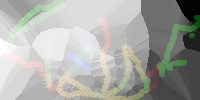
#> input picture images/GP_Walpenreuth_exif.png, 200 x 100 px
$ jupyter execute pyIMAGE_03_geophys_Walpenreuth2.ipynb
#> lines starting #> are read from the running program, lines starting #| are printed output that depends on the picture
<table>
<tr><td></td>
<td bgcolor="#FFFFFF">
    <p style="font-size: xx-large; font-weight: 900; line-height: 100%">pyIMAGE</p>
    <p style="font-size: large; color: rgba(0,0,0,0.5);"><b style=color:red;>Image</b> analysis</p>
    <p style="font-size: large; color: rgba(0,0,0,0.5);">Georg Kaufmann</p>
    </td>
<td></td>
</tr>
</table>

----
# Image processing: Geophysical data -2-

In this notebook, we recover several geophysical data setsfrom the different channels of an image.

[cell 1]
import matplotlib.pyplot as plt
import matplotlib.image as mpimg
import numpy as np
import scipy.interpolate
from scipy.ndimage import gaussian_filter
import PIL

----
## Reading image
We first read the image with `Image.read()` from the `PIL` library.

Then, the image object is converted to a 3D numpy array, using the `asarray()` function from `numpy`.

[cell 2]
#image file name
infile='images/GP_Walpenreuth_exif.png'

# load image with PIL library, convert to numpy array
image = PIL.Image.open(infile)
#> image is the input picture: PIL image 200x100 RGBA; mean R, G, B, A 13, 14.5, 2.6, 89.4
image_arr = np.asarray(image)
print (type(image_arr),image_arr.dtype,image_arr.ndim,image_arr.shape)
#| <class 'numpy.ndarray'> uint8 3 (100, 200, 4)

# show image
fig,axs = plt.subplots(1,1,figsize=(10,5))
axs.set_title('Original ('+str(image_arr.shape[0])+'x'+str(image_arr.shape[1])+')')
axs.imshow(image_arr)

We extract the different channels (red, green, blue, alpha) to separate 2D arrays, and plot them.

[cell 3]
# show red, green, blue channels separately
image_r = image_arr[:,:,0]
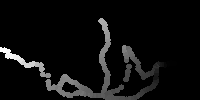
#> image_r: shape (100, 200); min 0, max 255, mean 13
image_g = image_arr[:,:,1]
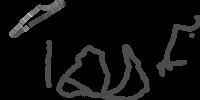
#> image_g: shape (100, 200); min 0, max 254, mean 14.5
image_b = image_arr[:,:,2]
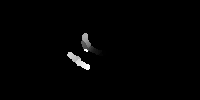
#> image_b: shape (100, 200); min 0, max 255, mean 2.6
image_a = image_arr[:,:,3]
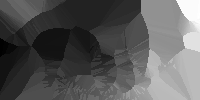
#> image_a: shape (100, 200); min 1, max 255, mean 89.4
print('r min/max: ',image_r.min(),image_r.max())
#| r min/max:  0 255
print('g min/max: ',image_g.min(),image_g.max())
#| g min/max:  0 254
print('b min/max: ',image_b.min(),image_b.max())
#| b min/max:  0 255
print(image_r.shape)
#| (100, 200)

fig,axs = plt.subplots(1,4,figsize=(10,5))
axs[0].set_title('Gravity')
axs[1].set_title('Magnetics')
axs[2].set_title('SP')
axs[3].set_title('Topography')
axs[0].imshow(image_r,vmin=0,vmax=255)
axs[1].imshow(image_g,vmin=0,vmax=255)
axs[2].imshow(image_b,vmin=0,vmax=255)
axs[3].imshow(image_a,vmin=0,vmax=255)
plt.tight_layout()

----
## Scaling the data

We assign the scaling ranges for coordinates, topography, and the geophysical data sets
by extracting the `UserComment` tag from the exif data, and from the string,
extract the data ...

[cell 4]
exifdata = image.getexif()

# read exif metadata from UserComment block 37510
scaling = exifdata[37510].split(' ')
#> scaling = 28 items, first 6: 'eastmin:', '699759.63', 'eastmax:', '703156.97', 'northmin:', '5555334.25'
print(scaling)
#> (printed output is left out)

eastmin,eastmax   = float(scaling[1]),float(scaling[3])
#> eastmin = 699759.6; eastmax = 703157
northmin,northmax = float(scaling[5]),float(scaling[7])
#> northmin = 5555334.2; northmax = 5557059
dx,dy             = float(scaling[9]),float(scaling[11])
#> dx = 17; dy = 17
gravmin,gravmax   = float(scaling[13]),float(scaling[15])
#> gravmin = -0.36; gravmax = 10.58
magmin,magmax     = float(scaling[17]),float(scaling[19])
#> magmin = -2575.2; magmax = 6060.4
spmin,spmax       = float(scaling[21]),float(scaling[23])
#> spmin = -1; spmax = 54
topomin,topomax   = float(scaling[25]),float(scaling[27])
#> topomin = 615.1; topomax = 806

----
## Recover data

We recover the data sets in two steps:

- Create 2D array for easting, northing, topography, gravity, magnetics, and self-potential,
based on the dimensions for the image. **Note:** We sort the **northing** coorinates from bottom to top
to avoid the flipping again...

[cell 5]
east  = np.zeros([image_r.shape[0],image_r.shape[1]])
north = np.zeros([image_r.shape[0],image_r.shape[1]])
grav  = np.zeros([image_r.shape[0],image_r.shape[1]])
mag   = np.zeros([image_r.shape[0],image_r.shape[1]])
sp    = np.zeros([image_r.shape[0],image_r.shape[1]])
topo  = np.zeros([image_r.shape[0],image_r.shape[1]])

nnorth = image_r.shape[0]
#> nnorth = 100
neast  = image_r.shape[1]
#> neast = 200
for i in range(nnorth):
    for j in range(neast):
        north[i,j] = northmin + (northmax-northmin)*float(nnorth-i)/float(nnorth)
        east[i,j] = eastmin + (eastmax-eastmin)*float(j)/float(neast)
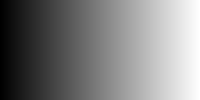
#> east: shape (100, 200) float64; min 699759.6, max 703140, mean 701449.8; drawn with min black and max white
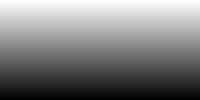
#> north: shape (100, 200) float64; min 5555351.5, max 5557059, mean 5556205.2; drawn with min black and max white

[cell 6]
print(east.min(),east.max())
#| 699759.63 703139.9833
print(north.min(),north.max())
#| 5555351.4974 5557058.99

- We then use the channel data scaled between [0,255] and rescale them to the data range,
and setting the value `0` to `np.nan`, as there we have no data.

[cell 7]
grav = np.where(image_r>0,gravmin + (gravmax-gravmin)*image_r/255,np.nan)
mag  = np.where(image_g>0,magmin + (magmax-magmin)*image_g/255,np.nan)
sp  = np.where(image_b>0,spmin + (spmax-spmin)*image_b/255,np.nan)
topo  = np.where(image_a>0,topomin + (topomax-topomin)*image_a/255,np.nan)

Finally plot the recovered data sets.

**Note:** We used the filter `gaussian_filter` from the `scipy.interpolate` package to smooth
the topography contours.

[cell 8]
scale=1000
sigma=5
fig,axs = plt.subplots(1,3,figsize=(10,5))
# gravity
axs[0].set_xlabel('Easting [km]')
axs[0].set_ylabel('Northing [km]')
axs[0].set_xlim([eastmin/1000,eastmax/1000])
axs[0].set_ylim([northmin/1000,northmax/1000])
cbar1=axs[0].contourf(east/scale,north/scale,grav,
                      levels=[-1,0,1,2,3,4,5,6,7,9,10],cmap='seismic')
cont1=axs[0].contour(east/scale,north/scale,gaussian_filter(topo,sigma),alpha=0.5,
                     levels=[x for x in np.arange(500,800,20)])
axs[0].clabel(cont1, cont1.levels, inline=True)
plt.colorbar(cbar1,location='bottom',shrink=0.8,label='Gravity [mGal]')

# magnetics
axs[1].set_xlabel('Easting [km]')
axs[1].set_xlim([eastmin/1000,eastmax/1000])
axs[1].set_ylim([northmin/1000,northmax/1000])
cbar2=axs[1].contourf(east/scale,north/scale,mag,
                      levels=[x for x in np.arange(-400,2000,200)],cmap='seismic')
cont1=axs[1].contour(east/scale,north/scale,gaussian_filter(topo,sigma),alpha=0.5,
                                                            levels=[x for x in np.arange(500,800,20)])
axs[1].clabel(cont1, cont1.levels, inline=True)
plt.colorbar(cbar2,location='bottom',shrink=0.8,label='Magnetics [nT]')

# self-potential
axs[2].set_xlabel('Easting [km]')
axs[2].set_xlim([eastmin/1000,eastmax/1000])
axs[2].set_ylim([northmin/1000,northmax/1000])
cbar3=axs[2].contourf(east/scale,north/scale,sp,cmap='seismic')
cont1=axs[2].contour(east/scale,north/scale,gaussian_filter(topo,sigma),alpha=0.5,
                                                            levels=[x for x in np.arange(500,800,20)])
axs[2].clabel(cont1, cont1.levels, inline=True)
plt.colorbar(cbar3,location='bottom',shrink=0.8,label='SP [mV]')
plt.tight_layout()
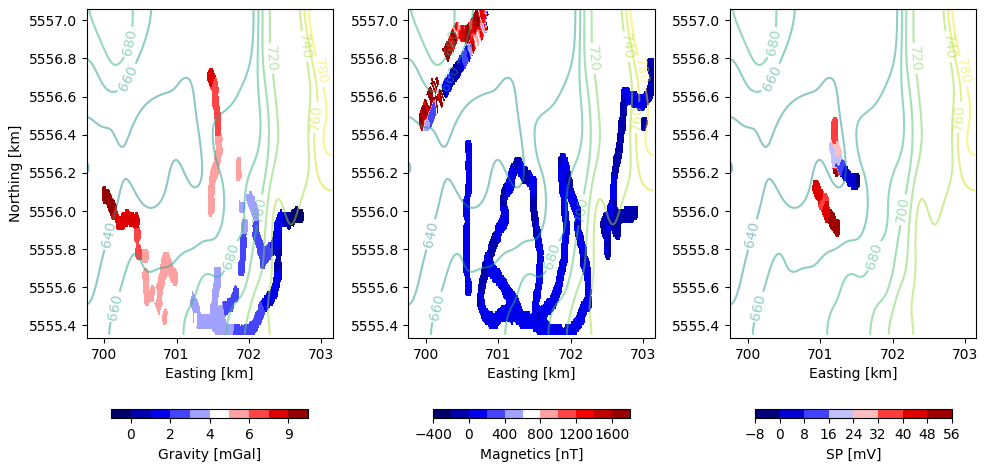
#> figure drawn by matplotlib, 6 panels

$ run again, with images/pyIMAGE.png copied over images/GP_Walpenreuth_exif.png
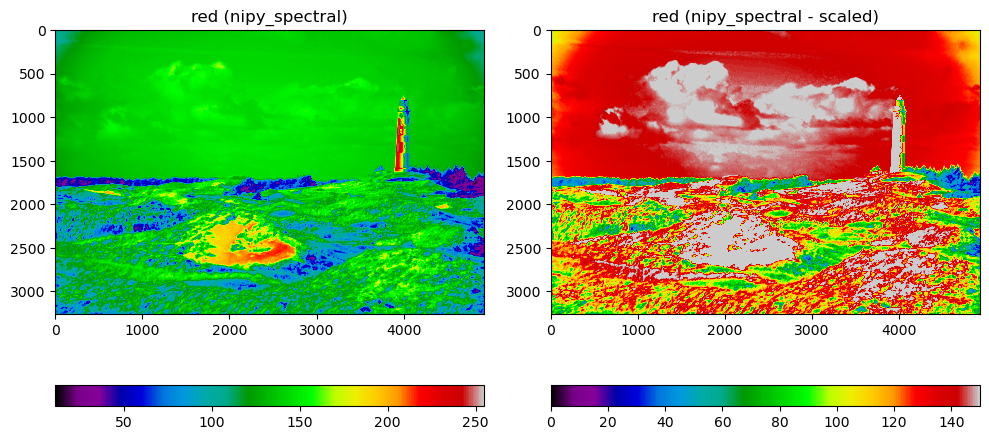
#> input picture images/pyIMAGE.png, 989 x 440 px
#> image is the input picture: PIL image 989x440 RGBA; mean R, G, B, A 158.9, 181.9, 124.4, 255
#| <class 'numpy.ndarray'> uint8 3 (440, 989, 4)
#> `image_b = image_arr[:,:,2]`:
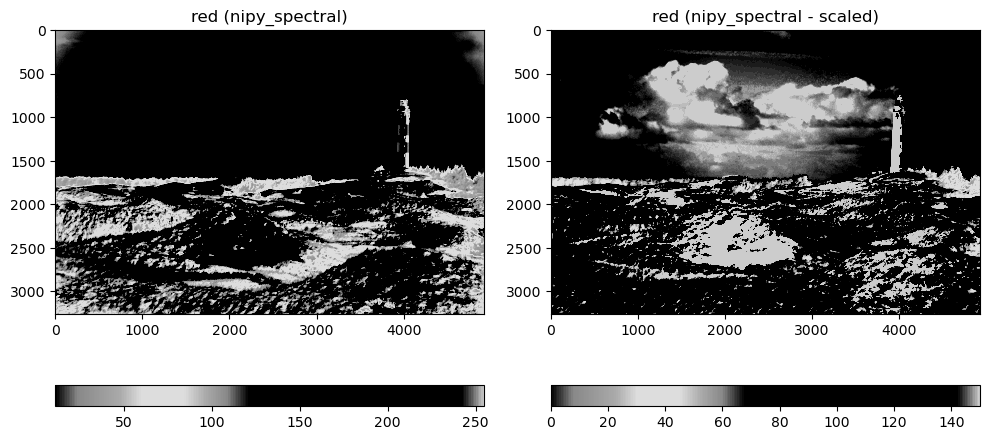
#> image_b: shape (440, 989); min 0, max 255, mean 124.4
#> image_a: shape (440, 989); every value is 255
#| r min/max:  0 255
#| g min/max:  0 255
#| b min/max:  0 255
#| (440, 989)
#> `[cell 3] # show red, green, blue channels separately image_r = image_a..`:
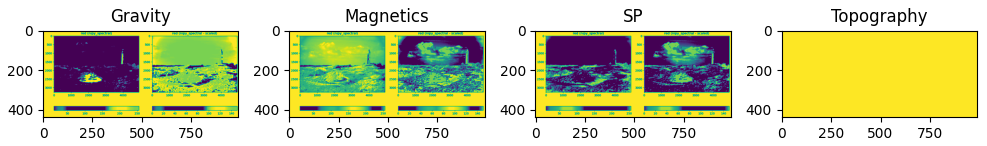
#> figure drawn by matplotlib, 4 panels
#| 0.0 0.0
#> east: shape (440, 989) float64; every value is 0
#| 0.0 0.0
